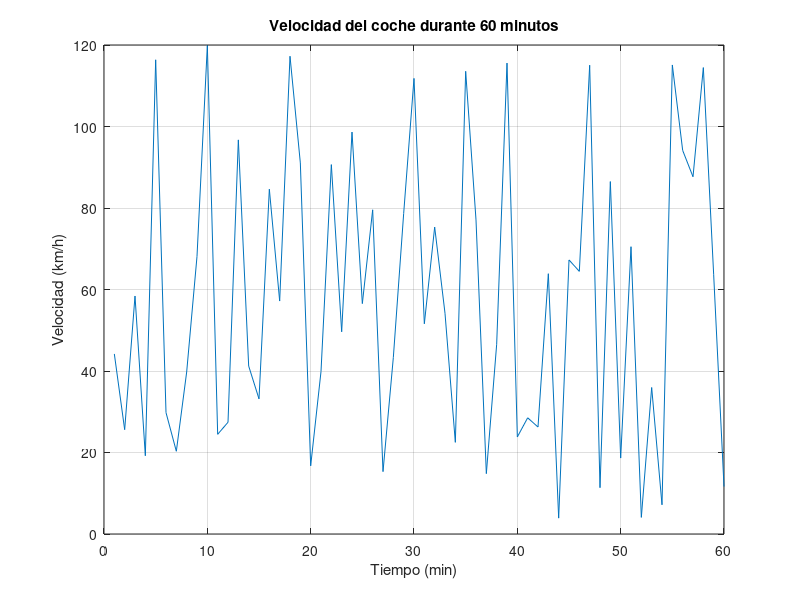
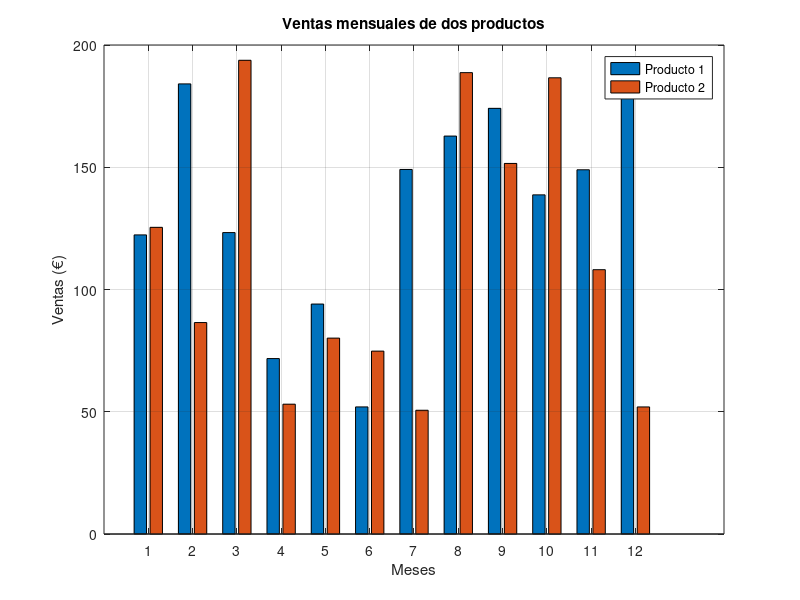
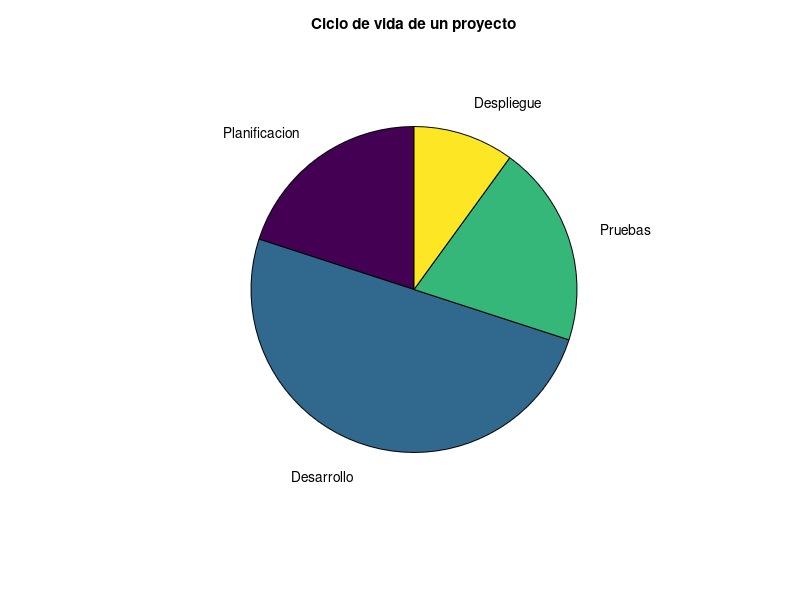

The MATLAB script that drew these images, in order: (Note: this script raises an error after producing the figures.)
%Ejercicios de graficas 2D
%% 1. Un coche registra su velocidad cada minuto durante un viaje 
% de 60 minutos. Genera un vector aleatorio de velocidades 
% entre 0 y 120 km/h y crea una gráfica de líneas que muestre 
% la velocidad en función del tiempo. Ponle título y nombre a los ejes.
tiempo = 1:60;
velocidad = 120 * rand(1,60);

figure
plot(tiempo, velocidad)
grid on

title('Velocidad del coche durante 60 minutos')
xlabel('Tiempo (min)')
ylabel('Velocidad (km/h)')
%% 2. Genera dos vectores con 12 valores cada uno que representen 
% las ventas mensuales de dos productos durante un año. 
% Representa los datos en una gráfica de barras donde cada grupo de barras 
% representa un mes. Las ventas van desde 50 a 200 €. 
meses = (1:12)';
pr1 = 50 + (200 - 50) * rand(1,12);
pr2 = 50 + (200 - 50) * rand(1,12);
ventas = [pr1' pr2'];

figure
bar(meses, ventas, 'grouped')
grid on

title('Ventas mensuales de dos productos')
xlabel('Meses')
ylabel('Ventas (€)')
legend('Producto 1', 'Producto 2')
%% 3. Simula el ciclo de vida de un proyecto mostrando la proporción 
% de tiempo dedicado a 4 fases: planificación(20%), desarrollo(50%), 
% pruebas(20%), y despliegue(10%). Usa una gráfica de pastel para 
% representar las proporciones.
fases = {'Planificacion', 'Desarrollo', 'Pruebas', 'Despliegue'};
proporcion = [20 50 20 10];

figure
pie(proporcion, fases)
title('Ciclo de vida de un proyecto')

%% 4. Genera un vector de edades de 100 personas con valores entre 18 y 70 
% y muestra la distribución en un histograma con intervalos de 5 años. 
edades = randi([18,70], 1, 100);

figure
histogram(edades, 18:5:70)
grid on

% Añadir título y etiquetas
title('Distribución de edades de 100 personas')
xlabel('Edad')
ylabel('Número de personas')